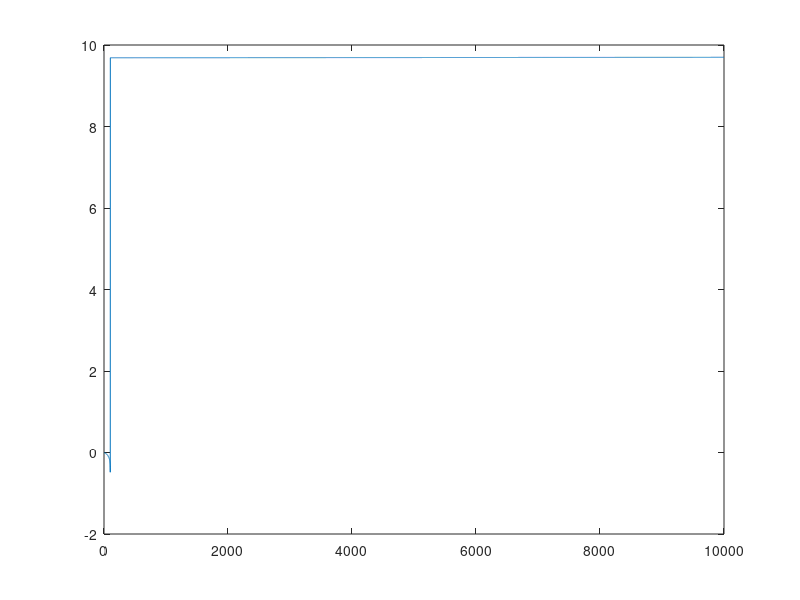

Write MATLAB code to recreate this figure.
% Newton Raphson 
% cos x = x^3
% f(x) = cos x - x^3
% f'(x) = -sin x - 3x^2

x0 = 0.5; % initial guess
x = x0;
iter = 1;
b = [];
while (iter < 10)
    b(iter) = x;
    fx = cos(x) - x^3;
    fprime = -sin(x) - 3*x^2;
    newX = x - fx/fprime;
    x = newX;
    
    iter = iter + 1;
end

plot(1:10-1,b)
%%
% Implementation from WDF++
x0 = 0.5; % initial guess
x = x0;
iter = 1;

dx = 1e-6;
b2 = [];
maxIter = 10;
while (iter < maxIter)
    b2(iter) = x;
    f = cos(x) - x^3;
    df = cos(x+dx) - (x+dx)^3;
    newX = x - (dx*f)/(df - f);
    x = newX;
    
    iter = iter + 1;
end

plot(1:maxIter-1,b2)


%%  
% Newton Raphson from wiki 
% cos x = x^3
% f(x) = 2*Is*sinh(x/Vt)
% f'(x) = (2*Is*cosh(x/Vt))/Vt
x0 = 1; % initial guess
x = x0;
Is = 2.52e-9;
Vt = 45.3e-3;
iter = 1;
b = [];
while (iter < 100)
    b(iter) = x;
    fx = 2*Is*sinh(x/Vt);
    fprime = (2*Is*cosh(x/Vt))/Vt;
    newX = x - fx/fprime;
    x = newX;
    
    iter = iter + 1;
end

plot(1:100-1,b)

%% 
% Newton Raphson from wdf++
% cos x = x^3
% f(x) = 2*Is*sinh(x/Vt)
% f'(x) = (2*Is*cosh(x/Vt))/Vt
x0 = 0; % initial guess
b = x0;
Is = 2.52e-9;
Vt = 45.3e-3;
iter = 1;
a = 0.5;
Rp = 500;
dx = 1e-6;
b2 = [];
maxIter = 10000;
while (iter < maxIter)
    b2(iter) = b;
    f = 2*Is*sinh((a + b)/(2*Vt)) - (a-b)/(2*Rp) ;
    df = 2*Is*sinh((a + (b+dx))/2*Vt) - (a-(b+dx))/(2*Rp);
    %df = 2*Is*sinh((x+dx)/Vt);
    newB = b - (dx*f)/(df - f);
    b = newB;
    
    iter = iter + 1;
end

plot(1:maxIter-1,b2)

